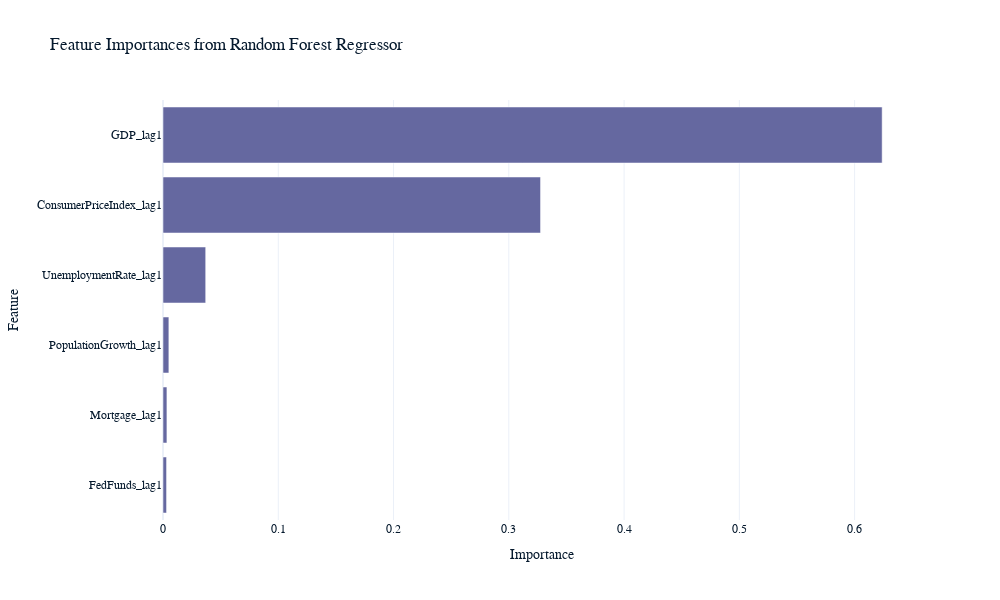

The notebook cell this image was saved under:
### Markdown cell above
## Feature Slection

### Code cell
# Access the feature importances from the trained Random Forest model
feature_importances = rf_reg.feature_importances_

# Create a DataFrame to store feature names and their corresponding importances
importance_df = pd.DataFrame({
    'Feature': features_lagged,
    'Importance': feature_importances
})

# Sort the DataFrame by the 'Importance' column in descending order
importance_df = importance_df.sort_values(by='Importance', ascending=False)

# Plot the feature importances
fig = px.bar(importance_df, x='Importance', y='Feature', orientation='h', title='Feature Importances from Random Forest Regressor')

# Update layout with dynamic size
fig.update_layout(width=1000, height=600)
fig.update_yaxes(categoryorder='total ascending')  # Invert y-axis to have the most important feature on top

# Show plot
fig.show()

### Figure 1 — Plotly figure (JSON) as saved in the notebook; plotly's stock layout.template omitted (floating-point values rounded to 4 significant figures)
{"data": [{"alignmentgroup": "True", "hovertemplate": "Importance=%{x}<br>Feature=%{y}<extra></extra>", "legendgroup": "", "marker": {"color": "#6568a0", "pattern": {"shape": ""}}, "name": "", "offsetgroup": "", "orientation": "h", "showlegend": false, "textposition": "auto", "x": [0.6239, 0.3275, 0.03703, 0.005081, 0.003392, 0.00309], "xaxis": "x", "y": ["GDP_lag1", "ConsumerPriceIndex_lag1", "UnemploymentRate_lag1", "PopulationGrowth_lag1", "Mortgage_lag1", "FedFunds_lag1"], "yaxis": "y", "type": "bar"}], "layout": {"xaxis": {"anchor": "y", "domain": [0, 1], "title": {"text": "Importance"}}, "yaxis": {"anchor": "x", "domain": [0, 1], "title": {"text": "Feature"}, "categoryorder": "total ascending"}, "legend": {"tracegroupgap": 0}, "title": {"text": "Feature Importances from Random Forest Regressor"}, "barmode": "relative", "width": 1000, "height": 600}}
